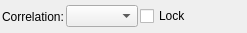
<?xml version="1.0" encoding="UTF-8"?>
<ui version="4.0">
 <class>correlationPlotterDialog</class>
 <widget class="QDialog" name="correlationPlotterDialog">
  <property name="geometry">
   <rect>
    <x>0</x>
    <y>0</y>
    <width>247</width>
    <height>33</height>
   </rect>
  </property>
  <property name="windowTitle">
   <string>Correlation Plotter</string>
  </property>
  <layout class="QHBoxLayout" name="horizontalLayout">
   <property name="spacing">
    <number>2</number>
   </property>
   <property name="margin">
    <number>2</number>
   </property>
   <item>
    <widget class="QLabel" name="label">
     <property name="text">
      <string>Correlation:</string>
     </property>
    </widget>
   </item>
   <item>
    <widget class="QComboBox" name="correlationType"/>
   </item>
   <item>
    <widget class="QCheckBox" name="lock">
     <property name="text">
      <string>Lock</string>
     </property>
    </widget>
   </item>
   <item>
    <spacer name="horizontalSpacer">
     <property name="orientation">
      <enum>Qt::Horizontal</enum>
     </property>
     <property name="sizeHint" stdset="0">
      <size>
       <width>40</width>
       <height>20</height>
      </size>
     </property>
    </spacer>
   </item>
  </layout>
 </widget>
 <resources/>
 <connections/>
</ui>
